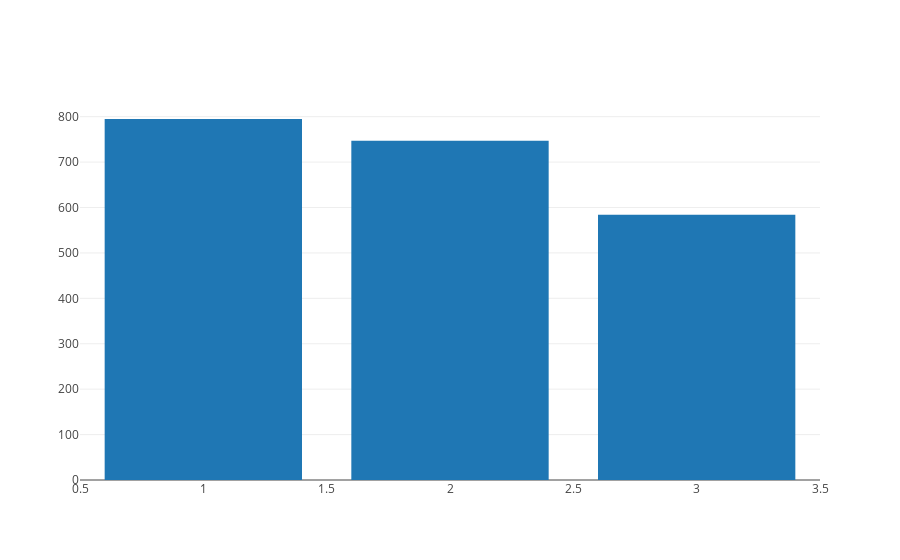

Here is the notebook cell this chart was saved with:
### Code cell
plot_dict_as_bar(difficulty_to_median_session_lengths)

### Figure 1 — Plotly figure (JSON) as saved in the notebook; plotly's stock layout.template omitted (floating-point values rounded to 4 significant figures)
{"data": [{"type": "bar", "uid": "4923fea8-315e-4961-88bd-5145d1016877", "x": [1, 2, 3], "y": [794.9, 746.9, 584.1]}], "layout": {}}
